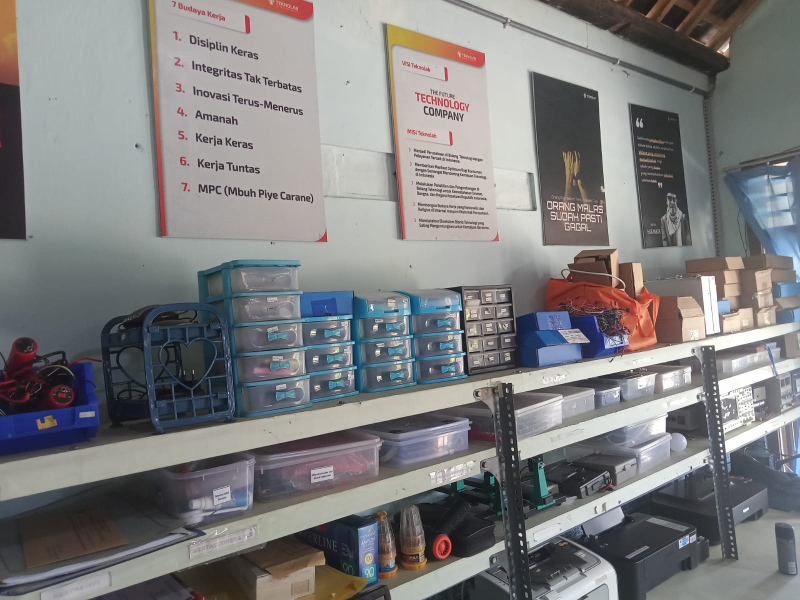
#> input picture Main UTS/image/Soal 03.jpeg, 1600 x 1200 px (shown at 1/2 size)
$ python 'Praktek Soal 03.py'
#> lines starting #> are read from the running program, lines starting #| are printed output that depends on the picture; after the words box and inside, x2 and y2 are one past the last pixel; in counts of white or black regions, pixels touching at a corner belong together
import cv2
import numpy as np
import matplotlib.pyplot as plt
import os

folder_hasil = "image/hasil_kuantisasi_soal_03"
os.makedirs(folder_hasil, exist_ok=True)

# Membaca gambar dalam mode grayscale
img = cv2.imread('image/Soal 03.jpeg', 0)
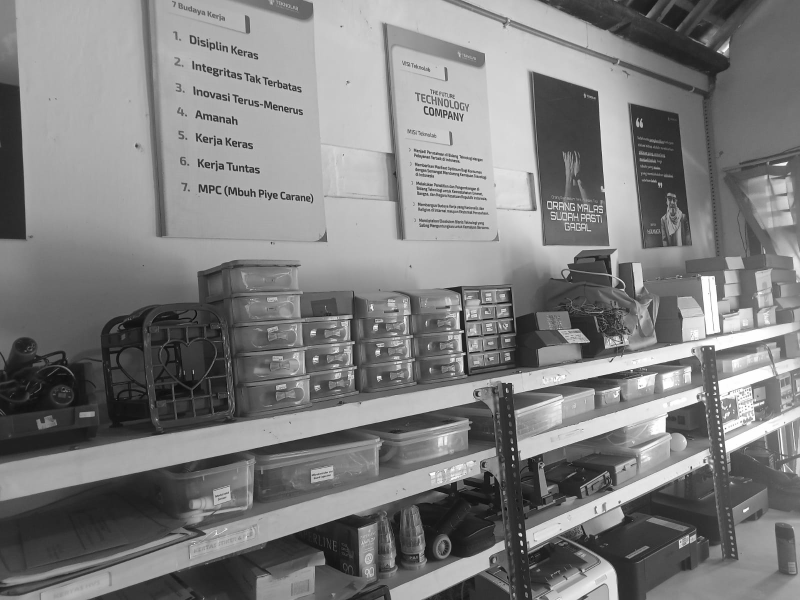
#> img: shape (1200, 1600) (shown at 1/2 size); min 0, max 255, mean 126.6
if img is None:
    print("Gambar tidak ditemukan!")
    exit()
tinggi, lebar = img.shape
#> tinggi = 1200; lebar = 1600


# Fungsi kuantisasi
def kuantisasi_manual(img, level):
#> called with level = 2
    tinggi, lebar = img.shape
#> tinggi = 1200; lebar = 1600
    # Membuat gambar kosong untuk hasil
    hasil = np.zeros((tinggi, lebar), dtype=np.uint8)

    # Rumus interval untuk membagi kuantitasi level
    interval = 256 / level

    for baris in range(tinggi):
        for kolom in range(lebar):
            piksel = img[baris, kolom]
            # Menentukan kelompok level
            nilai_level = int(piksel / interval)
            # Agar tidak melebihi level terakhir
            if nilai_level >= level:
                nilai_level = level - 1
            # Mengubah kembali ke rentang 0 - 255
            nilai_baru = int(nilai_level * (255 / (level - 1)))

            hasil[baris, kolom] = nilai_baru
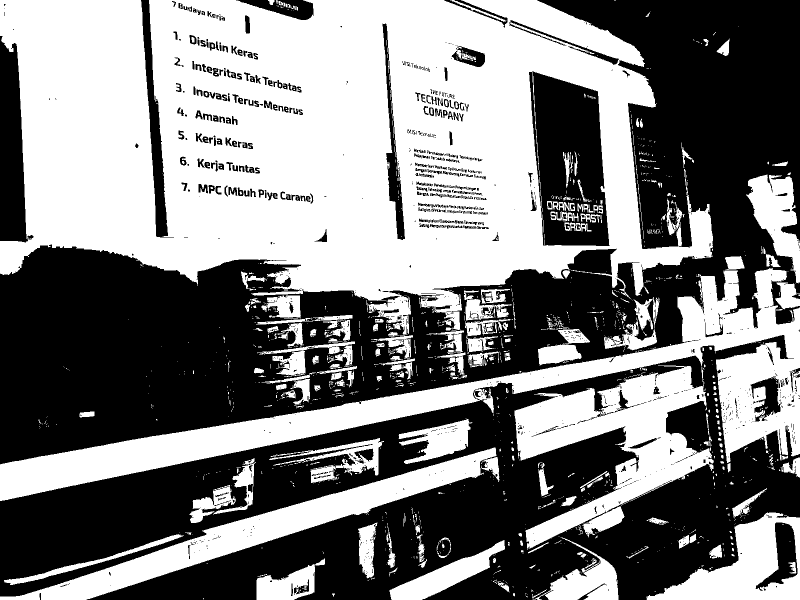
#> hasil: shape (1200, 1600) (shown at 1/2 size); 50.1% white; 1250 black regions (949 under 20 px), largest, box (x1, y1, x2, y2) and area: (0, 0, 1600, 929) 484769, (0, 670, 1600, 1200) 361363, (1058, 143, 1219, 492) 39351
    return hasil


# Kuantisasi menjadi beberapa level
img_2_level = kuantisasi_manual(img, 2)
img_4_level = kuantisasi_manual(img, 4)
#> call 2 of kuantisasi_manual, with level = 4
#> after the loop in kuantisasi_manual (call 2), `for baris in range(tinggi):`:
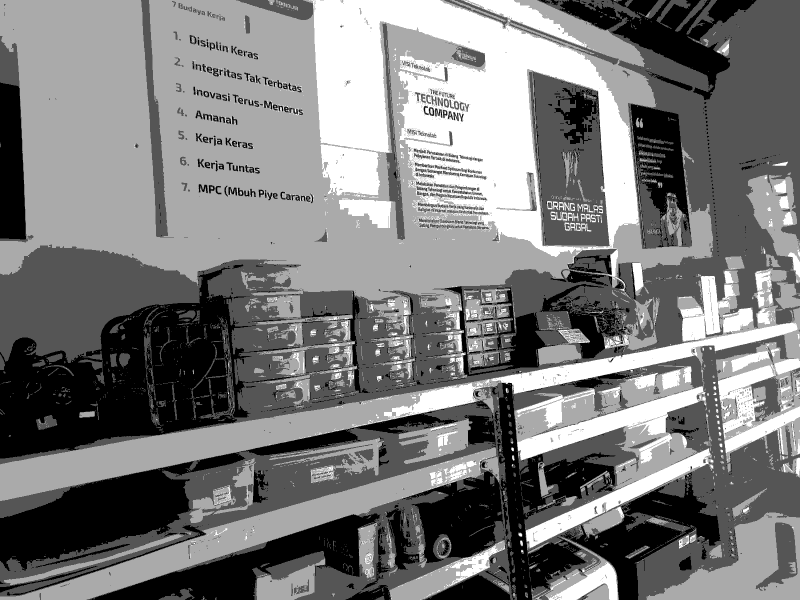
#> hasil: shape (1200, 1600) (shown at 1/2 size); min 0, max 255, mean 123.4
img_8_level = kuantisasi_manual(img, 8)
#> call 3 of kuantisasi_manual, with level = 8
#> after the loop in kuantisasi_manual (call 3), `for baris in range(tinggi):`:
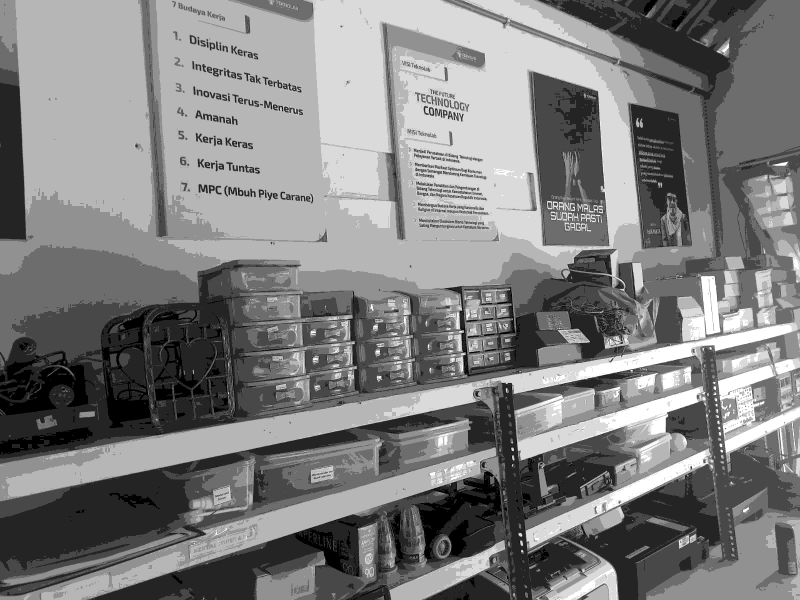
#> hasil: shape (1200, 1600) (shown at 1/2 size); min 0, max 255, mean 126.8
img_16_level = kuantisasi_manual(img, 16)

cv2.imwrite(os.path.join(folder_hasil, "kuantisasi_2_level.png"), img_2_level)
cv2.imwrite(os.path.join(folder_hasil, "kuantisasi_4_level.png"), img_4_level)
cv2.imwrite(os.path.join(folder_hasil, "kuantisasi_8_level.png"), img_8_level)
cv2.imwrite(os.path.join(folder_hasil, "kuantisasi_16_level.png"), img_16_level)

# Menampilkan hasil
plt.figure(figsize=(12, 8))

plt.subplot(2, 3, 1)
plt.imshow(img, cmap='gray')
plt.title('Citra Asli Grayscale')
plt.axis('off')

plt.subplot(2, 3, 2)
plt.imshow(img_2_level, cmap='gray')
plt.title('Kuantisasi 2 Level')
plt.axis('off')

plt.subplot(2, 3, 3)
plt.imshow(img_4_level, cmap='gray')
plt.title('Kuantisasi 4 Level')
plt.axis('off')

plt.subplot(2, 3, 4)
plt.imshow(img_8_level, cmap='gray')
plt.title('Kuantisasi 8 Level')
plt.axis('off')

plt.subplot(2, 3, 5)
plt.imshow(img_16_level, cmap='gray')
plt.title('Kuantisasi 16 Level')
plt.axis('off')

plt.tight_layout()
plt.show()


# Menghitung estimasi ukuran data
jumlah_piksel = tinggi * lebar
#> jumlah_piksel = 1920000

print()
print("Ukuran citra:", lebar, "x", tinggi)
#| Ukuran citra: 1600 x 1200
print("Jumlah piksel:", jumlah_piksel)
#| Jumlah piksel: 1920000
print()

# ==============================
# Ukuran citra asli berwarna RGB
# ==============================
bit_per_piksel_rgb = 24
ukuran_bit_rgb = jumlah_piksel * bit_per_piksel_rgb
#> ukuran_bit_rgb = 46080000
ukuran_byte_rgb = ukuran_bit_rgb / 8
#> ukuran_byte_rgb = 5760000
ukuran_kb_rgb = ukuran_byte_rgb / 1024
#> ukuran_kb_rgb = 5625

print("Citra Asli Berwarna / RGB")
print("Bit per piksel :", bit_per_piksel_rgb, "bit")
print("Ukuran data    :", ukuran_bit_rgb, "bit")
#| Ukuran data    : 46080000 bit
print("Ukuran data    :", ukuran_byte_rgb, "byte")
#| Ukuran data    : 5760000.0 byte
print("Ukuran data    :", ukuran_kb_rgb, "KB")
#| Ukuran data    : 5625.0 KB
print()

# ==============================
# Ukuran citra grayscale asli
# ==============================
bit_per_piksel_gray = 8
ukuran_bit_gray = jumlah_piksel * bit_per_piksel_gray
#> ukuran_bit_gray = 15360000
ukuran_byte_gray = ukuran_bit_gray / 8
#> ukuran_byte_gray = 1920000
ukuran_kb_gray = ukuran_byte_gray / 1024
#> ukuran_kb_gray = 1875

print("Citra Grayscale Asli")
print("Bit per piksel :", bit_per_piksel_gray, "bit")
print("Ukuran data    :", ukuran_bit_gray, "bit")
#| Ukuran data    : 15360000 bit
print("Ukuran data    :", ukuran_byte_gray, "byte")
#| Ukuran data    : 1920000.0 byte
print("Ukuran data    :", ukuran_kb_gray, "KB")
#| Ukuran data    : 1875.0 KB
print()

# ==============================
# Ukuran hasil kuantisasi
# ==============================
level_list = [2, 4, 8, 16]

for level in level_list:
    bit_per_piksel = int(np.log2(level))
    ukuran_bit = jumlah_piksel * bit_per_piksel
    ukuran_byte = ukuran_bit / 8
    ukuran_kb = ukuran_byte / 1024

    print("Kuantisasi", level, "level")
    print("Bit per piksel :", bit_per_piksel, "bit")
    print("Ukuran data    :", ukuran_bit, "bit")
    print("Ukuran data    :", ukuran_byte, "byte")
    print("Ukuran data    :", ukuran_kb, "KB")
    print()
